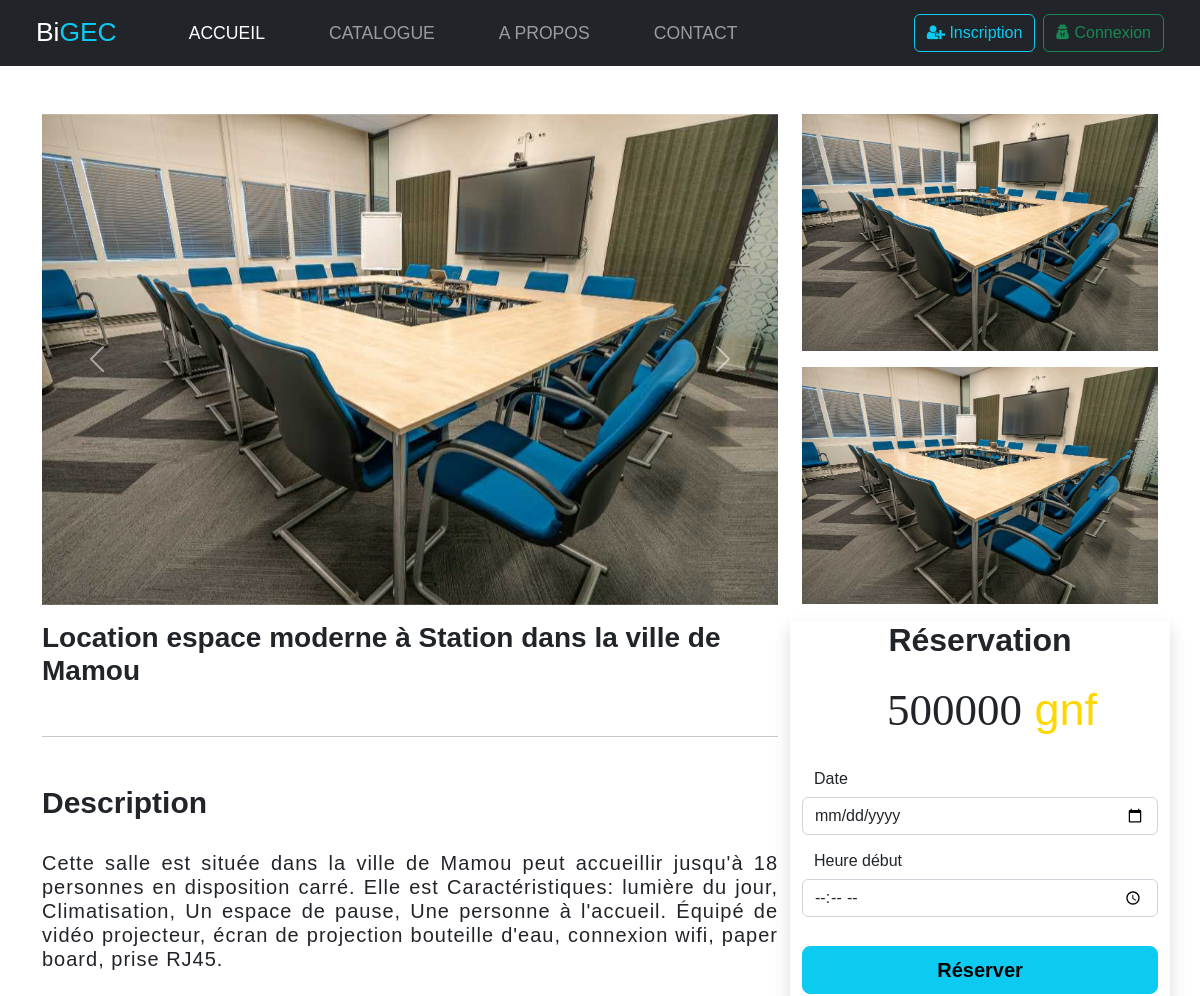
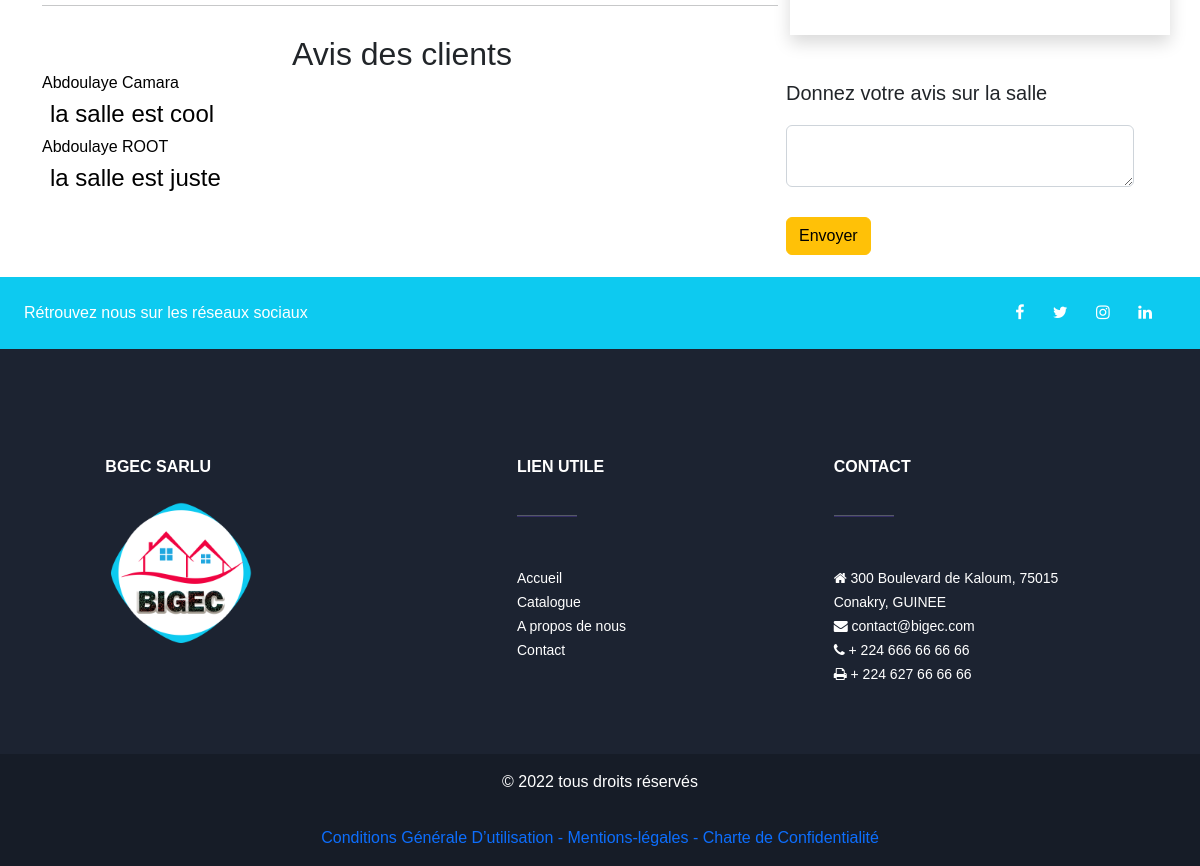
Page /detailprod.php?id_salle=4 on the committed database (2 pictures, top to bottom).
### tables this page shows
CREATE TABLE IF NOT EXISTS `t_salle` (
  `id_salle` int(11) NOT NULL AUTO_INCREMENT,
  `ville` varchar(60) NOT NULL,
  `quartier` varchar(60) NOT NULL,
  `prix` int(11) NOT NULL,
  `descrip` text NOT NULL,
  `photo` varchar(80) DEFAULT NULL,
  PRIMARY KEY (`id_salle`),
  UNIQUE KEY `photo` (`photo`)
);

CREATE TABLE IF NOT EXISTS `t_avis` (
  `id_avis` int(11) NOT NULL AUTO_INCREMENT,
  `contenu` text,
  `date_a` date NOT NULL,
  `id_client` int(11) DEFAULT NULL,
  `id_salle` int(11) DEFAULT NULL,
  PRIMARY KEY (`id_avis`),
  KEY `id_client` (`id_client`),
  KEY `id_salle` (`id_salle`)
);

CREATE TABLE IF NOT EXISTS `t_client` (
  `id_client` int(11) NOT NULL AUTO_INCREMENT,
  `prenom` varchar(60) NOT NULL,
  `nom` varchar(60) NOT NULL,
  `email` varchar(100) NOT NULL,
  `adresse` varchar(60) NOT NULL,
  `numero` int(15) NOT NULL,
  `mdp` varchar(80) NOT NULL,
  `jeton` varchar(255) DEFAULT NULL,
  `validate` int(11) DEFAULT '0',
  PRIMARY KEY (`id_client`)
);

### detailprod.php (the view, shortened to what this page needs)
<?php session_start();
include_once("include/start_bdd.php");
    $id = $_GET['id_salle'];
    $AffichageSalleParId = $bigec->prepare('SELECT * FROM t_salle WHERE id_salle=:id_salle');
    $AffichageSalleParId->bindValue(":id_salle",$id);
    $AffichageSalleParId->execute();
    $resultatAffichaParId = $AffichageSalleParId->fetch(PDO::FETCH_ASSOC);
    $requeteAvis = $bigec->prepare("SELECT * FROM t_avis WHERE id_salle=:id_salle");
    $requeteAvis->bindValue(':id_salle',$id);
    $requeteAvis->execute();
?>
<!DOCTYPE html>
<html lang="fr" class="">
<head>
    <link rel="stylesheet" type="text/css" href="vendor/bootstrap/css/bootstrap.min.css">
    <link rel="stylesheet" type="text/css" href="vendor/bootstrap/css/bootstrap.css">
    <link rel="stylesheet" type="text/css" href="assets/css/style.css">
    <link rel="stylesheet" href="assets/css/fontawesome.css">
</head>
<body>
    <?php include("header.php");?>
    <div class="container mt-5" >
        <div class="row">
            <div class="col-md-8">
                <div id="carouselExampleControlsNoTouching" class="carousel slide" data-bs-touch="false" data-bs-interval="false">
                    <div class="carousel-inner">
                        <div class="carousel-item active">
                            <img src="assets/images/salles/<?= $resultatAffichaParId['photo']?>" class="d-block w-100" alt="...">
                        </div>
                    </div>
                    <button class="carousel-control-prev" type="button" data-bs-target="#carouselExampleControlsNoTouching" data-bs-slide="prev">
                        <span class="carousel-control-prev-icon" aria-hidden="true"></span>
                    </button>
                    <button class="carousel-control-next" type="button" data-bs-target="#carouselExampleControlsNoTouching" data-bs-slide="next">
                        <span class="carousel-control-next-icon" aria-hidden="true"></span>
                    </button>
                </div>
            </div>
            <div class="col-md-4">
                <div class="col">
                    <img src="assets/images/salles/<?= $resultatAffichaParId['photo']?>" class="d-block w-100" alt="...">
                    <img src="assets/images/salles/<?= $resultatAffichaParId['photo']?>" class="d-block w-100 mt-3" alt="...">
                </div>
            </div>
        </div>
        <div class="row mt-3">
            <div class="col-md-8">
                <h2 class=" h3 fw-bold ">Location espace moderne à <span><?= $resultatAffichaParId['quartier']?></span> dans la ville de <span><?= $resultatAffichaParId['ville']?></span></h2>
                <hr class="my-5">
                <h6 class=" h6 fw-bold mb-2 text-github" style="font-size: 30px; ">Description</h6>
                <p class=" h5" style="font-size:20px; margin-bottom:30px;margin-top:30px; text-align:justify; letter-spacing:1px">
                <?= $resultatAffichaParId['descrip']?>
                </p>
                <hr class="my-3">
            </div>
            <div class="col-md-4 border-1 shadow">
                <h3 class="h2 fw-bolder text-center"> Réservation</h3>
                <div class="mb-4 mt-4 ms-4">
                            <h6 class="h6  text-center" style="font-size: 45px; font-family: sans-sherif; "><?= $resultatAffichaParId['prix']?><span style="color: gold;"> gnf</span></h6>
                </div>
                <form class="modal-content" method="POST">
                    <div class="row from-group">
                        <div class="mb-2">
                            <label for="date" class=" form-control border-0">Date</label>
                            <input type="date" class=" form-control" name="date_r" id="date" >
                        </div>
                    </div>
                    <div class="row from-group">
                        <div class="mb-2">
                            <label for="date" class=" form-control border-0">Heure début</label>
                            <input type="time" class=" form-control" name="heure" id="date">
                        </div>
                    </div>
                    <div class="row from-group">
                        <div class=" mb-3 ">
                            <input  class="w-100 fw-bold mb-2 btn btn-lg me-2 btn-info" name="reserver" type="submit" value="Réserver">
                        </div>
                    </div>
                </form>
            </div>
            <div class="row">
                <div class="col-md-8">
                <h2 class=" text-center ">Avis des clients</h2>
                    <?php while($resultatRequeteAvis = $requeteAvis->fetch()){
                        $affichageAvisClient = $bigec->query("SELECT * FROM t_client WHERE id_client=".$resultatRequeteAvis['id_client']);
                        $result = $affichageAvisClient->fetch();
                    ?>
                    <h6 class=" text-black"><?= $result['prenom'] ?> <span><?= $result['nom']?></span></h6>
                    <p class=" m-2 text-black h4 "><?= $resultatRequeteAvis['contenu']?></p>
                    <div class=""></div><?php } ?>
                </div>
                <div class="col-md-4">
                    <form action="" method="POST">
                        <div class="from-group">
                            <label class=" form-label h5" for="avis">Donnez votre avis sur la salle</label>
                            <textarea  class="form-control mb-0"name="avis" id="avis" cols="15" rows="2" placeholder="Votre avis">
                            </textarea>
                        </div>
                        <input class="btn btn-warning "type="submit" value="Envoyer" name="envoyer">
                    </form>
                </div>
            </div>
        </div>
    </div>
    <?php include("footer.php");?>
</body>
</html>

### assets/css/style.css (style rules this page uses)
* { font-family: Verdana, Geneva, Tahoma, sans-serif; }
body { font-family: 'Poppins', sans-serif; overflow-x: hidden; text-rendering: optimizeLegibility; -webkit-font-smoothing: antialiased; -moz-osx-font-smoothing: grayscale; }
nav, button { font-size: 1.1em; }
.mt-5 { font-size: 60px; }
p { margin-bottom: 0px; font-size: 14px; font-weight: 300; color: #4a4a4a; line-height: 24px; }
h1,h2,h3,h4,h5,h6 { margin: 0px; }

### rows in the picture
t_salle: photo (picture), quartier "Station", ville "Mamou", descrip "Cette salle est située dans la ville de Mamou peut accueillir jusqu'à 18 personnes en disposition carré. Elle est Caractéristiques: lumière du jour, Climatisation, Un espace de pause, Une personne à l'accueil. Équipé de vidéo projecteur, écran de projection bouteille d'eau, connexion wifi, paper board, prise RJ45.", prix "500000"
t_avis: id_client.prenom "Abdoulaye", id_client.nom "Camara", contenu "la salle est cool"
t_avis: id_client.prenom "Abdoulaye", id_client.nom "ROOT", contenu "la salle est juste"
